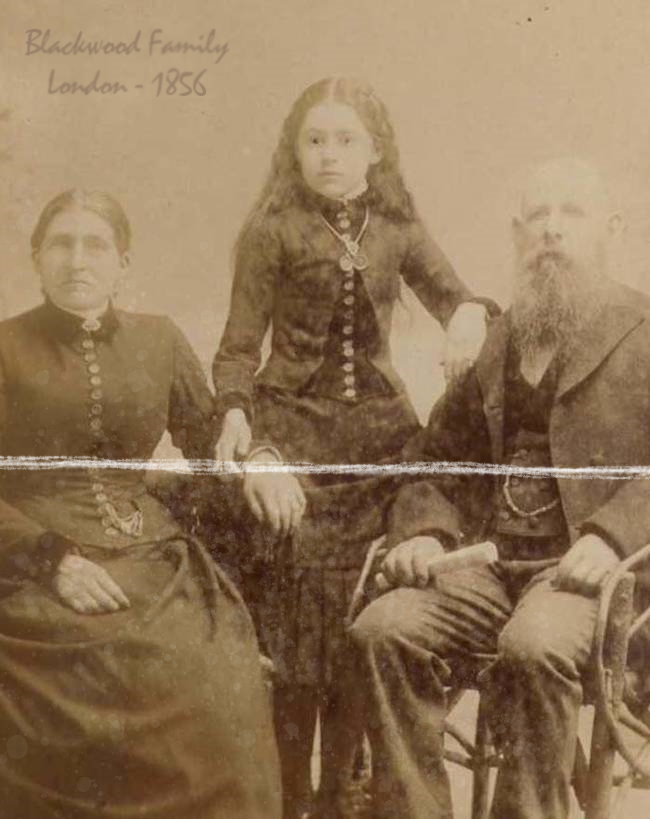
#> input picture DIP_HW4/inputs/P4/post-mortem_1.png, 650 x 819 px, found by its file name
$ python part_a.py
#> lines starting #> are read from the running program, lines starting #| are printed output that depends on the picture

# coding: utf-8

# In[1]:


import numpy as np
import cv2
import matplotlib.pyplot as plt


# # Pic a

# In[2]:


path = 'F://Uni/992/Digital Image Processing/Homeworks/DIP_HW4/'
img = cv2.imread(path + 'inputs/P4/post-mortem_1.png')
#> img is the input picture: shape (819, 650, 3); mean B, G, R 88, 118.5, 144.6
img = cv2.cvtColor(img, cv2.COLOR_BGR2GRAY)
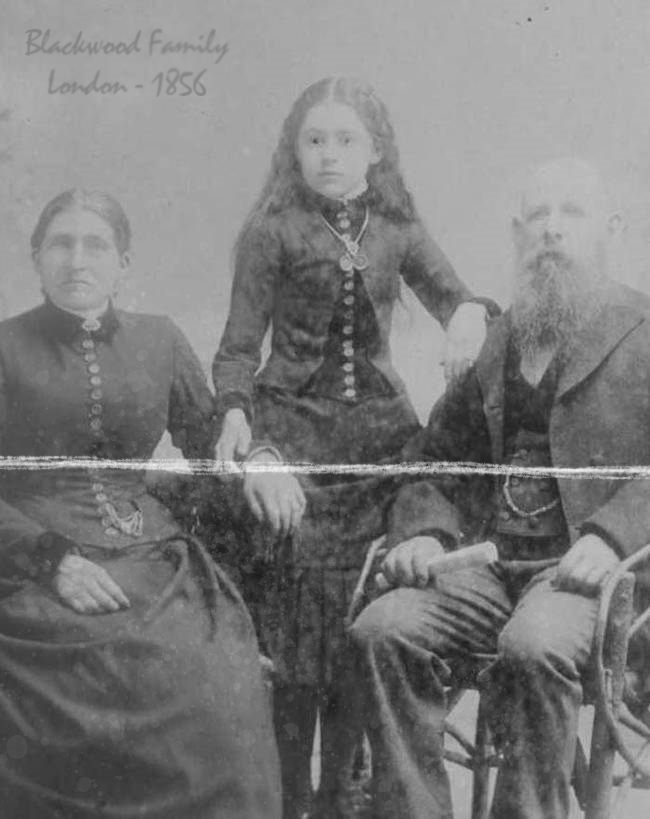
#> img: shape (819, 650); min 27, max 241, mean 122.8


# In[3]:


mask = np.zeros_like(img)
mask[img>=200]=1
kernel = np.ones((13,13), np.uint8)
mask = cv2.dilate(mask,kernel,iterations=1)
mask[:100,:250] = 1
plt.imshow(mask,'gray')
plt.imsave(path+'outputs/P4/a/mask.jpg', np.uint8(mask), cmap='gray')
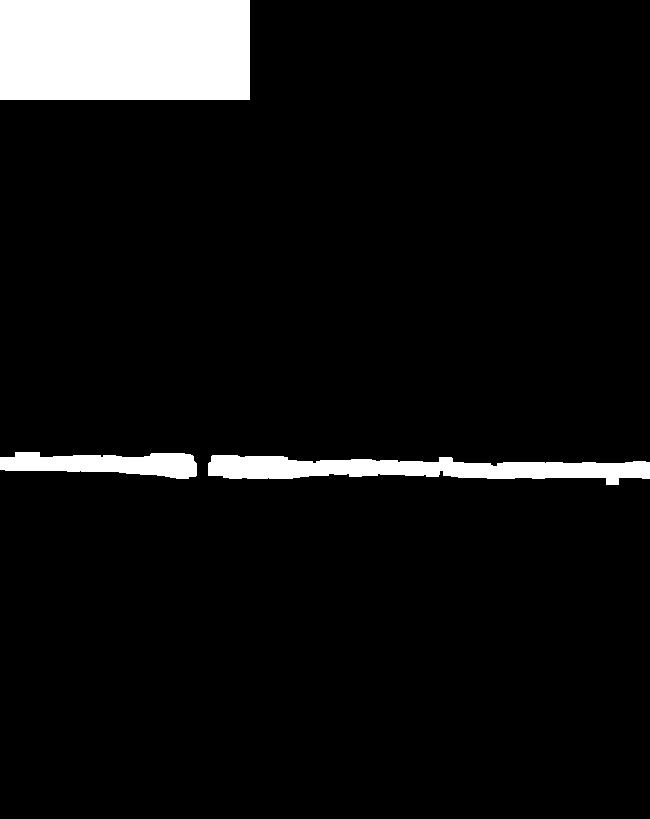
#> saved as mask.jpg: shape (819, 650, 3); min 0, max 255, mean 17.3


# In[4]:


img = cv2.inpaint(img,mask,20,cv2.INPAINT_TELEA)
plt.imshow(img,'gray')
plt.imsave(path+'outputs/P4/a/inpaint_output.jpg', img, cmap='gray')
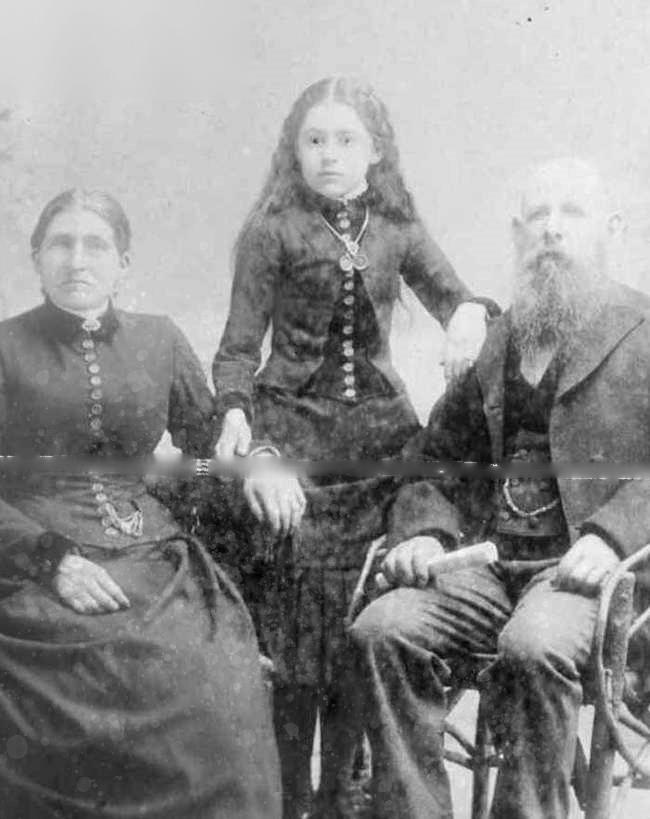
#> saved as inpaint_output.jpg: shape (819, 650, 3); min 0, max 255, mean 141.9


# In[5]:


img = cv2.GaussianBlur(img,(5,5),0)
plt.imshow(img,'gray')
plt.imsave(path+'outputs/P4/a/output.jpg', img, cmap='gray')
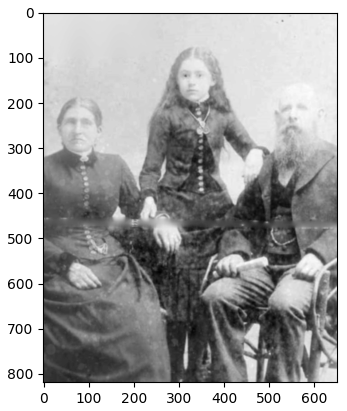
#> figure drawn by matplotlib, 1 panel
